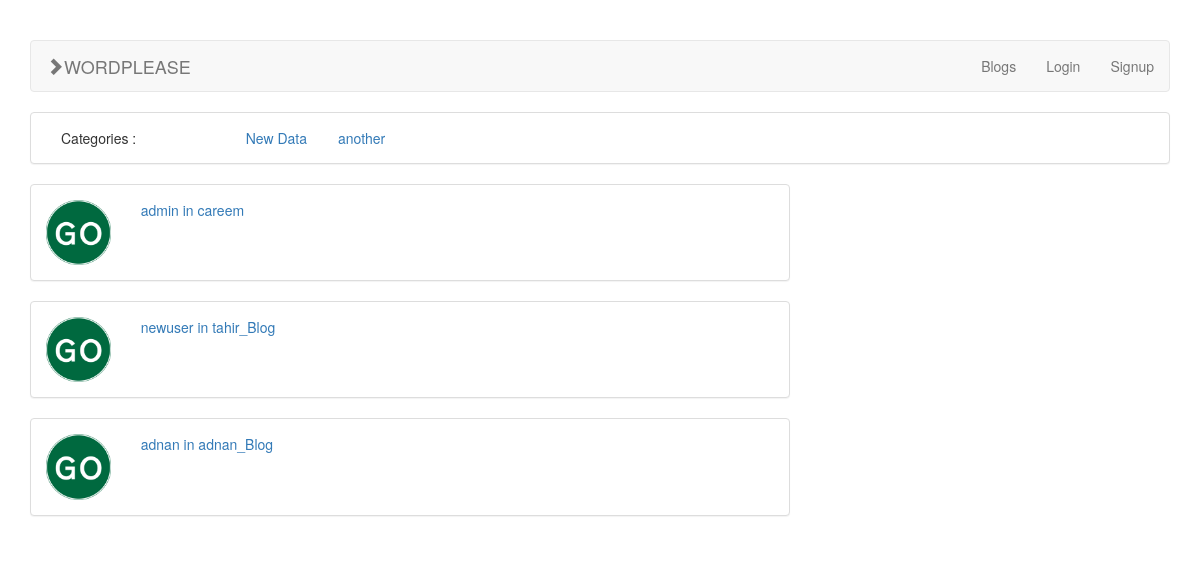
The page /blog/ on the database as committed earlier.
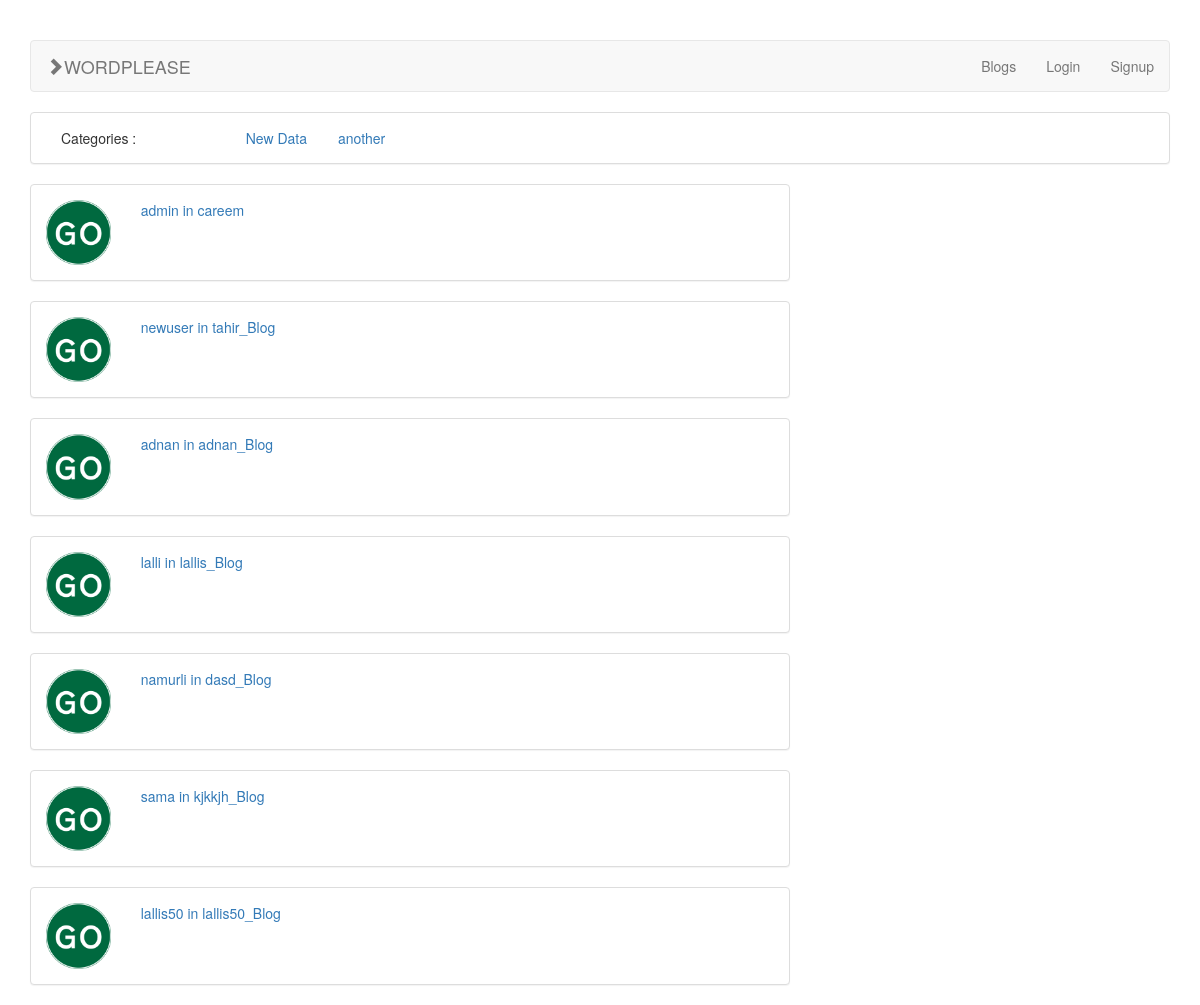
The same page on the database as committed later.
### blogs/models.py (models this page shows, shortened)
class Category(models.Model):
    title = models.CharField(max_length=100)
    slug = models.SlugField(max_length=100, db_index=True)
    hidden = models.BooleanField(default=False)

class Blog(models.Model):
    title = models.CharField(max_length=100)
    author = models.OneToOneField(User, related_name='blog')
    created_at = models.DateField(auto_now_add=True)
    slug = models.SlugField(max_length=100, unique=True)

### blogs/blog_views.py (the view)
# urls.py: url(r'^blog/$', BlogListView.as_view(), name='blog-list'),
class BlogListView(APIView):
    renderer_classes = [TemplateHTMLRenderer]
    template_name = 'blogs.html'
    serializer_class = BlogSerializer
    authentication_classes = (SessionAuthentication, BasicAuthentication)
    def get(self, request, format=None):
        categories = utils.get_all_visible_categories()
        auth = request.user.is_authenticated()
        return Response(
            {'blogs': Blog.objects.all(), 'user': auth, 'categories': categories, 'logged_in_user': request.user})

### blogs/utils.py (called while the page is built)
def get_all_visible_categories():
    return Category.objects.filter(hidden=False)

### blogs/templates/blogs.html
{% extends 'base.html' %}
{% load rest_framework %}
{% load static %}
{% block content %}
    <div class="col-md-8" style="padding-right: 0; padding-left: 0;">
        {% for blog in blogs %}
            <a href="{% url 'blog-post-details' username=blog.author.username %}">
                <div class="panel panel-default">
                    <div class="panel-body">
                        <div class="row">
                            <div class="col-md-9 col-sm-9 col-xs-9">
                                <div class="row">
                                    <div class="col-md-2 col-sm-2 col-xs-2">
                                        <img style="width: 100%;display: block;" src="{% static "go.gif" %}">
                                    </div>
                                    <div class="col-md-10 col-sm-10 col-xs-10">
                                        <span>{{ blog.author }} in {{ blog.title }}</span><br>
                                    </div>
                                </div>
                            </div>
                            <div class="col-md-3 col-sm-3 col-xs-3">
                            </div>
                        </div>
                    </div>
                </div>
            </a>
        {% endfor %}
    </div>
    <div class="col-md-4"></div>
{% endblock %}

### blogs/templates/base.html (shortened to what this page needs)
<!DOCTYPE html>
{% load static %}
<html lang="en">
<head>
    <link href='{% static "bootstrap/css/bootstrap.min.css" %}' rel="stylesheet">
    <link href='{% static "default.css" %}' rel="stylesheet">
</head>
<body>
<br>
<br>
<div class="container">
    <nav class="navbar navbar-default">
        <div class="container-fluid">
            <div class="navbar-header">
                <a class="navbar-brand" href="{% url 'post_list' %}"><span
                        class="glyphicon glyphicon-chevron-right"></span>WORDPLEASE</a>
            </div>
            <ul class="nav navbar-nav navbar-right">
                <li><a href="{% url 'blog-list' %}">Blogs</a></li>
                {% if user %}
                    <li>
                        <a href="{% url 'add_post' %}">New Post</a>
                    </li>
                    <li>
                        <a href="{% url 'logout' %}">Logout</a>
                    </li>
                    <li>
                        <a href="{% url 'blog-post-details' username=logged_in_user.username %}">{{ logged_in_user.username }}
                        </a>
                    </li>
                {% else %}
                    <li>
                        <a href="{% url 'login' %}">Login</a>
                    </li>
                    <li>
                        <a href="{% url 'register-user' %}">Signup</a>
                    </li>
                {% endif %}
            </ul>
        </div>
    </nav>
    {% if categories %}
        <div class="panel panel-default">
            <div class="panel-body">
                {% block categories %}
                    <div class="col-lg-2">Categories :</div>
                    {% for category in categories %}
                        <div class="col-lg-1 {% if selected_cat == category.slug %}bg-success text-white{% endif %}"><a
                                href="{% url 'post_list' %}?cat={{ category.slug }}">{{ category.title }}</a></div>
                    {% endfor %}
                {% endblock %}
            </div>
        </div>
    {% endif %}
    <div class="row">
        <div class="col-sm-12">
            {% block content %}{% endblock %}
        </div>
    </div>
</div>
</body>
</html>

Rows that differ between the two databases and show on the page:
added Blog: author "lalli", title "lallis_Blog"
added Blog: author "namurli", title "dasd_Blog"
added Blog: author "sama", title "kjkkjh_Blog"
added Blog: author "lallis50", title "lallis50_Blog"
